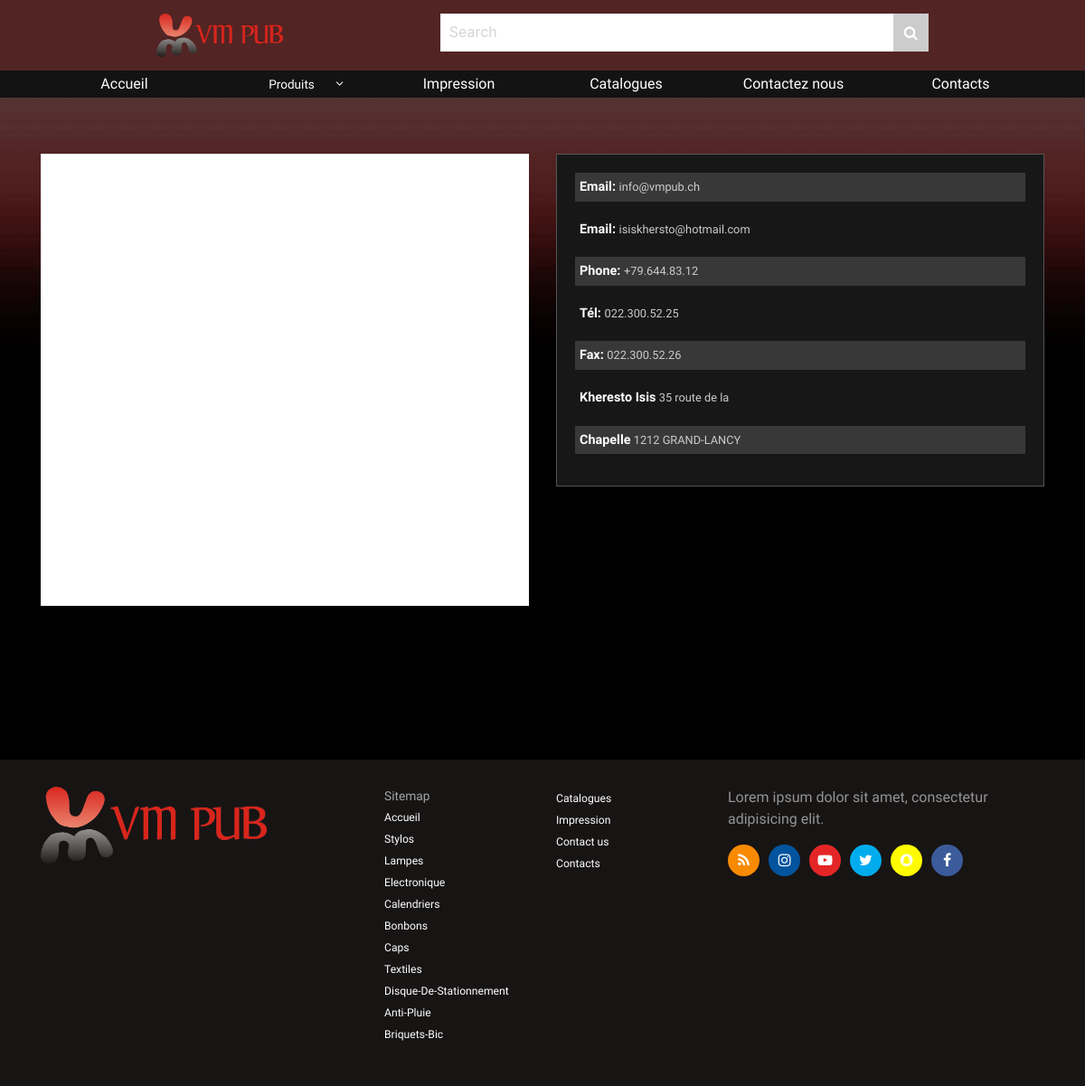
Screenshot of /details/ with the database file from the repository.
### main/models.py (models this page shows, shortened)
class Category(models.Model):
    name = models.CharField(null=False, max_length=50)
    photo = models.FileField(null=False, upload_to=settings.MEDIA_ROOT+'/categories/')

### main/views.py (the view)
# urls.py: url(r'details/', DetailsView.as_view(), name='details'),
class DetailsView(View):
    template_name = 'main/details.html'
    def get(self, request):
        context = {'categories': get_categories(), 'news': get_news()}
        return render(request, 'main/details.html', context)

### main/context_processors.py (called while the page is built)
def get_category_menu(request):
    cat_names = []
    categories = Category.objects.all()
    for category in categories:
        cat_names.append(category.name)
    return {
        'categories': cat_names,
        'impressions': Impression.objects.all(),
        'catalogs': Catalog.objects.all(),
    }

### main/templatetags/url_mods.py (called while the page is built)
@register.filter(name='space_to_dash')
def space_to_dash(value):
  return value.replace(' ', '-')

### main/views.py (called while the page is built)
def get_news():
    news = []
    hot_news = HotNew.objects.all()
    if hot_news:
        for n in hot_news:
            news.append(n.news)
    return news

def get_categories():
    cat_names = []
    categories = Category.objects.all()
    for category in categories:
        cat_names.append(category.name)
    categories_names = []
    for name in cat_names:
        categories_names.append(re.sub('\s+', '-', name))
    return categories_names

### main/templates/main/details.html (shortened to what this page needs)
{% extends "main/base.html" %}
{% block content %}
    <div class='details'>
        <div class="container">
            <div class='row'>
                <div class='col-md-6'>
                    <div id="map" style="width:100%;height:500px;background:white"></div>
                </div>
                <div class='col-md-6'>
                    <div class='informations'>
                        <ul class='list-unstyled info'>
                            <li><span>Email: </span>info@vmpub.ch</li>
                            <li><span>Email: </span>isiskhersto@hotmail.com</li>
                            <li><span>Phone: </span>+79.644.83.12</li>
                            <li><span>Tél: </span>022.300.52.25</li>
                            <li><span>Fax: </span>022.300.52.26</li>
                            <li><span>Kheresto Isis</span> 35 route de la</li>
                            <li><span>Chapelle</span> 1212 GRAND-LANCY</li>
                        </ul>
                </div>
            </div>
            </div>
        </div>
    </div>
   {% endblock %}

### main/templates/main/footer.html (shortened to what this page needs)
{% load static %}
{% block footer %}
    <div class='footer'>
        <div class='container'>
            <div class='row'>
                <div class='col-md-4'>
                    <a href='#' target="_blank"><img src='{% static 'main/images/gif.gif' %}' alt='logo' class='img-fluid flogo' /></a>
                </div>
                <div class='col-md-4'>
                    <ul class='sitemap list-unstyled row'>
                        <div class='col-6'>
                            <li>
                                Sitemap
                            </li>
                            <li class="active">
                                <a href="{% url 'main:home' %}">Accueil <span class="sr-only">(current)</span></a>
                            </li>
                            {% for cat in categories %}
                            <li>
                                <a href="{% url 'main:categories' cat_name=cat %}">{{ cat|title }}</a>
                            </li>
                            {% endfor %}
                        </div>
                        <div class='col-6'>
                            <li>
                                <a href="{% url 'main:catalog' %}">Catalogues</a>
                            </li>
							 <li>
                                <a href="{% url 'main:impression' %}">Impression</a>
                            </li>
                            <li>
                                <a href="{% url 'main:contact' %}">Contact us</a>
                            </li>
                            <li>
                                <a href="{% url 'main:details' %}">Contacts</a>
                            </li>
                        </div>
                    </ul>
                </div>
                <div class='col-md-4'>
                    <div class='footer-brand'>
                        <p>Lorem ipsum dolor sit amet, consectetur adipisicing elit.</p>
                        <ul class='footer-media list-unstyled'>
                            <li><i class='fa fa-rss'></i></li>
                            <li><i class='fa fa-instagram'></i></li>
                            <li><i class='fa fa-youtube-play'></i></li>
                            <li><i class='fa fa-twitter'></i></li>
                            <li><i class='fa fa-snapchat'></i></li>
                            <li><i class='fa fa-facebook'></i></li>
                        </ul>
                    </div>
                </div>
            </div>
        </div>
    </div>
{% endblock %}

### main/static/main/css/stylesheet.css (style rules this page uses)
* { -webkit-box-sizing: border-box; -moz-box-sizing: border-box; -o-box-sizing: border-box; box-sizing: border-box; }
html { margin: 0; padding: 0; background-color: transparent; background-image: url(../images/bg.jpg); background-position: left top; background-repeat: repeat; background-attachment: scroll; }
body { background: url(../images/bg.jpg) no-repeat; -webkit-background-size: cover; -moz-background-size: cover; -o-background-size: cover; background-size: cover; height: 1vh }
::placeholder { color: #d4d4d4;font-size: 1rem }
.footer { background: #171414; color: #FFF; padding: 30px 0; overflow: hidden; }
.footer .flogo { width: 250px }
.footer ul div:first-of-type li:first-of-type { cursor: default; font-size: 0.86rem; color: #a5a5a5; }
.footer ul div li a { font-size: 0.76rem }
.footer p { color: #949494 }
.footer .footer-media { display: flex; margin: 0 0 30px 0; padding: 0; color: #FFF }
.footer .footer-media li i { background: #FFF; width: 35px; height: 35px; line-height: 35px; text-align: center; border-radius: 50% }
.footer .footer-media li { padding-right: 10px }
.footer .footer-media li i:first-of-type { background: #f88a02 }
.footer .footer-media li:nth-of-type(2) i { background: #02549e }
.footer .footer-media li:nth-of-type(3) i { background: #e42526 }
.footer .footer-media li:nth-of-type(4) i { background: #00aced }
.footer .footer-media li:nth-of-type(5) i { background: #fffc00 }
.footer .footer-media li:last-of-type i { background: #3c5b9a }
.footer .sitemap { padding: 0; }
.footer .sitemap a { color: #FFF; text-decoration: none }
.details { padding: 170px 0 }
.details ul { background: #171717; color: #FFF; padding: 20px; border: 1px solid #555 }
.details ul li { margin-bottom: 15px; font-size: 0.8rem; padding: 5px; color: #CCC }
.details ul li:nth-of-type(odd) { background: #383838 }
.details ul li span { font-weight: bold; font-size: 0.9rem; color: #FFF }

### rows the page displays
Category: categories "Stylos"
Category: categories "Lampes"
Category: categories "Electronique"
Category: categories "Calendriers"
Category: categories "Bonbons"
Category: categories "Caps"
Category: categories "Textiles"
Category: categories "Anti-Pluie"

### other values shown
{{ cat|title }} "Disque-De-Stationnement" "Briquets-Bic"
